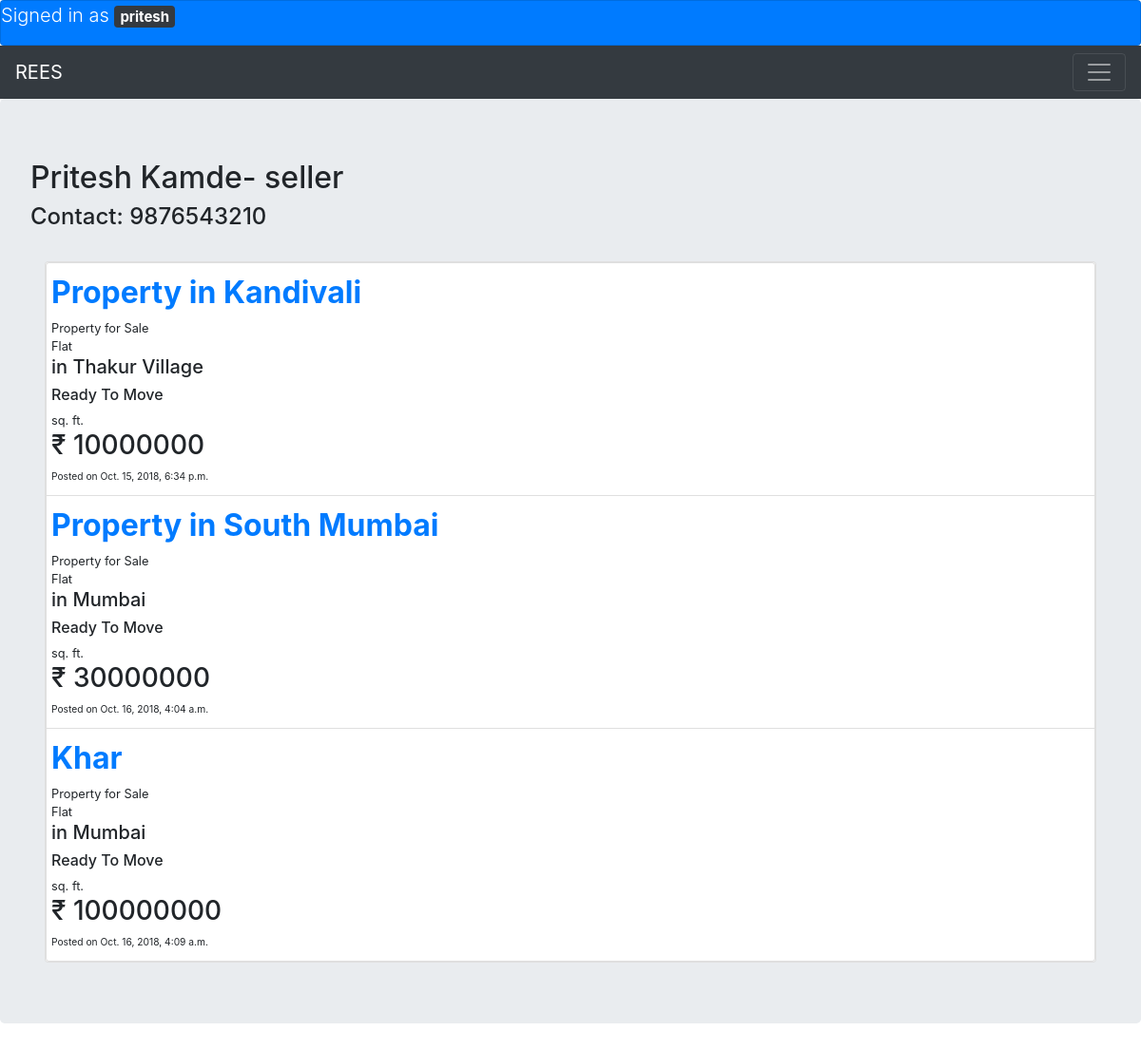
The page /buy/dashboard/ (signed in) on the database its author committed.
### ecommerce/models.py (models this page shows, shortened)
class CustomUser(AbstractUser):
    phone_regex = RegexValidator(regex=r'^\+?1?\d{10,15}$',
                                 message="Phone number must be entered in the format: '+999999999'. Up to 15 digits allowed.")
    contact = models.CharField(validators=[phone_regex], max_length=17, blank=True)
    type = models.CharField(max_length=100, choices=USER_TYPE_CHOICES)

class Properties(models.Model):
    property_title = models.CharField(max_length=10000)
    buy_rent = models.CharField(max_length=10000, choices=POST_CHOICES)
    locality = models.CharField(max_length=10000)
    property_type = models.CharField(max_length=10000, choices=PROPERTY_TYPE_CHOICES)
    price = models.IntegerField()
    BHK = models.CharField(null=True, max_length=10000,
                           choices=BHK_CHOICES)
    construction_status = models.CharField(max_length=100, choices=CONSTRUCTION_STATUS_CHOICES)
    area = models.IntegerField()
    address = models.CharField(max_length=10000)
    description = models.CharField(null=True, max_length=10000)
    user = models.ForeignKey(CustomUser, on_delete=models.CASCADE)
    post_date_time = models.DateTimeField(auto_now=True)
    def __str__(self):
        return self.property_title

### ecommerce/views.py (the view)
def dashboard(request):
    if request.user.type == 'seller' or request.user.type == 'lessor':
        properties = get_list_or_404(Properties, user=request.user)
        return render(request, 'ecommerce/dashboard.html', {'properties': properties})
    return render(request, 'ecommerce/dashboard.html')

### ecommerce/templates/ecommerce/dashboard.html (shortened to what this page needs)
{% extends 'ecommerce/base.html' %}
{% block body %}
{% load static %}
<div class="jumbotron">
    <div class="row">
        <div class="col-lg-12">
                <h2>{{ user.first_name }} {{ user.last_name }}- {{ user.type }}</h2>
                <h4>Contact: {{ user.contact }}</h4>
        </div>
    </div>
    {% ifequal user.type 'seller' %}
    <div class="container">
        <div class="row">
            <div class="col-lg-12">
                <div class="card mt-4">
                    <ul class="list-group">
                        {% for property in properties %}
                        <li class="list-group-item inline">
                            <div class="row">
                                <div>
                                    <h2><strong><a href="{% url 'ecommerce:property_details' pk=property.id %}">
                                        {{ property }}</a></strong></h2>
                                    <small>Property for {{ property.buy_rent }}</small>
                                    <br>
                                    <small>{{ property.property_type }}</small>
                                    <h5>in {{ property.locality }}</h5>
                                    <h6>{{ property.construction_status }}</h6>
                                    <small>{{ property.post.area }} sq. ft.</small>
                                    <h3>&#x20b9; {{ property.price }}</h3>
                                    <small>
                                        <small>Posted on {{ property.post_date_time }}</small>
                                    </small>
                                </div>
                            </div>
                        </li>
                        {% endfor %}
                    </ul>
                </div>
            </div>
        </div>
    </div>
    {% endifequal %}
</div>
{% endblock %}

### ecommerce/templates/ecommerce/base.html (shortened to what this page needs)
{% load static %}
<html>
<head>
    <link rel="stylesheet" href="https://maxcdn.bootstrapcdn.com/bootstrap/4.0.0/css/bootstrap.min.css"
>
    <link rel="stylesheet" type="text/css" href="{% static 'styles.css' %}">
</head>
<body>
{% if user.is_authenticated %}
<div class="card text-left text-white bg-primary" align="left">
        <p class="lead">Signed in as <span class="badge badge-dark">{{ user.username }}</span>
        </p>
</div>
{% endif %}
<nav class="navbar navbar-dark bg-dark">
    <a class="navbar-brand" href="#">REES</a>
    <button class="navbar-toggler" type="button" data-toggle="collapse" data-target="#navbarSupportedContent"
            aria-controls="navbarSupportedContent" aria-expanded="false" aria-label="Toggle navigation">
        <span class="navbar-toggler-icon"></span>
    </button>
</nav>
{% block body %}
{% endblock %}
</body>
</html>

### ecommerce/static/styles.css (style rules this page uses)
body { background-image: url("https://images.pexels.com/photos/325185/pexels-photo-325185.jpeg"); background-size: cover; }

### rows shown on the page
CustomUser: username "pritesh", first_name "Pritesh", last_name "Kamde", type "seller", contact "9876543210"
Properties: property_title "Property in Kandivali", buy_rent "Sale", property_type "Flat", locality "Thakur Village", construction_status "Ready To Move", price "10000000", post_date_time "Oct. 15, 2018, 6:34 p.m."
Properties: property_title "Property in South Mumbai", buy_rent "Sale", property_type "Flat", locality "Mumbai", construction_status "Ready To Move", price "30000000", post_date_time "Oct. 16, 2018, 4:04 a.m."
Properties: property_title "Khar", buy_rent "Sale", property_type "Flat", locality "Mumbai", construction_status "Ready To Move", price "100000000", post_date_time "Oct. 16, 2018, 4:09 a.m."
